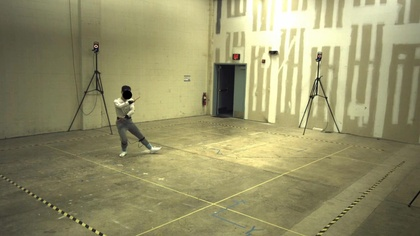
%> input picture im1corrected.jpg, 420 x 236 px, shrunk from 1920 x 1080 before the run
$ octave task4.m   (GNU Octave 9; MATLAB toolbox functions it lacks are replaced by stand-ins)
%> lines starting %> are read from the running program, lines starting %| are printed output that depends on the picture
% 8 Point Algorithm
im = imread('im1corrected.jpg');
%> im is the input picture: size 236x420x3 uint8; mean R, G, B 149.6, 145.9, 105.2
im2 = imread('im2corrected.jpg');
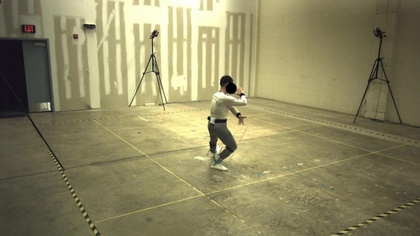
%> input picture im2corrected.jpg, 420 x 236 px, shrunk from 1920 x 1080 before the run
%> im2 is the input picture: size 236x420x3 uint8; mean R, G, B 140.5, 134.7, 97.3

% [32 lines of commented-out code are left out]
load('Task4_points_img1.mat')
load('Task4_points_img2.mat')

% Hartley preconditioning normalizes the points so that
% they have a mean of zero and a standard deviation of one, which
% makes numerical computations more stable.

% Save original x and y coordinates for both images
savx1 = x1; savy1 = y1; savx2 = x2; savy2 = y2;

% Compute the mean of the x and y coordinates for image 1
mux = mean(x1);
muy = mean(y1);
% Compute the average standard deviation for x and y coordinates of image 1
stdxy = (std(x1)+std(y1))/2;
% Create a transformation matrix for image 1 based on the mean and average standard deviation
T1 = [1 0 -mux; 0 1 -muy; 0 0 stdxy]/stdxy;
% Normalize the coordinates for image 1
nx1 = (x1-mux)/stdxy;
ny1 = (y1-muy)/stdxy;

% Repeat the above normalization process for image 2
mux = mean(x2);
muy = mean(y2);
stdxy = (std(x2)+std(y2))/2;
T2 = [1 0 -mux; 0 1 -muy; 0 0 stdxy]/stdxy;
nx2 = (x2-mux)/stdxy;
ny2 = (y2-muy)/stdxy;

% Construct matrix A based on the normalized points which will be used to compute the Fundamental matrix
A = [];
for i=1:length(nx1);
    A(i,:) = [nx1(i)*nx2(i) nx1(i)*ny2(i) nx1(i) ny1(i)*nx2(i) ny1(i)*ny2(i) ny1(i) nx2(i) ny2(i) 1];
end

% Compute the eigenvector associated with the smallest eigenvalue of A' * A. This will be used to shape the Fundamental matrix.
[u,d] = eigs(A' * A,1,'SM');
F = reshape(u,3,3);

% Enforce rank-2 constraint on the Fundamental matrix because it is inherently rank-2
oldF = F;
[U,D,V] = svd(F);
D(3,3) = 0;
F = U * D * V';

% Undo the normalization to obtain the actual Fundamental matrix
F = T2' * F * T1;

% Define a sequence of colors for plotting epipolar lines
colors =  'bgrcmykbgrcmykbgrcmykbgrcmykbgrcmykbgrcmykbgrcmyk';

% Compute and overlay epipolar lines on image 2 based on points from image 1
L = F * [x1' ; y1'; ones(size(x1'))];
[nr,nc,nb] = size(im2);
%> nr = 236; nc = 420; nb = 3
figure(2); clf; imagesc(im2); axis image;
hold on; plot(x2,y2,'*'); hold off
% Plot each epipolar line
for i=1:length(L)
    a = L(1,i); b = L(2,i); c=L(3,i);
    % Determine endpoints of the line segment to plot based on the dominant direction
    % and then plot the line
    if (abs(a) > (abs(b)))
       ylo=0; yhi=nr;
       xlo = (-b * ylo - c) / a;
       xhi = (-b * yhi - c) / a;
       hold on
       h=plot([xlo; xhi],[ylo; yhi]);
       set(h,'Color',colors(i),'LineWidth',2);
       hold off
       drawnow;
    else
       xlo=0; xhi=nc;
       ylo = (-a * xlo - c) / b;
       yhi = (-a * xhi - c) / b;
       hold on
       h=plot([xlo; xhi],[ylo; yhi],'b');
       set(h,'Color',colors(i),'LineWidth',2);
       hold off
       drawnow;
    end
end
%> after the loop, h = -48.19; xlo = 0; ylo = 538.3
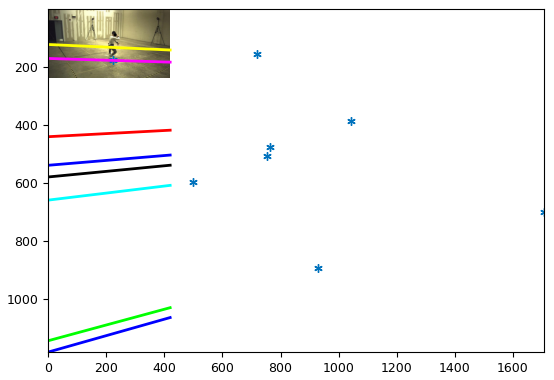
%> figure redrawn from the program's plot data

% Repeat the above process but overlay epipolar lines on image 2 based on points from image 1
L = ([x2' ; y2'; ones(size(x2'))]' * F)' ;
[nr,nc,nb] = size(im);
figure(1); clf; imagesc(im); axis image;
hold on; plot(x1,y1,'*'); hold off
% Plot each epipolar line
for i=1:length(L)
    a = L(1,i); b = L(2,i); c=L(3,i);
    % Determine endpoints of the line segment to plot based on the dominant direction
    % and then plot the line
    if (abs(a) > (abs(b)))
       ylo=0; yhi=nr;
       xlo = (-b * ylo - c) / a;
       xhi = (-b * yhi - c) / a;
       hold on
       h=plot([xlo; xhi],[ylo; yhi],'b');
       set(h,'Color',colors(i),'LineWidth',2);
       hold off
       drawnow;
    else
       xlo=0; xhi=nc;
       ylo = (-a * xlo - c) / b;
       yhi = (-a * xhi - c) / b;
       hold on
       h=plot([xlo; xhi],[ylo; yhi],'b');
       set(h,'Color',colors(i),'LineWidth',2);
       hold off
       drawnow;
    end
end
%> after the loop, h = -96.15; ylo = 399.3
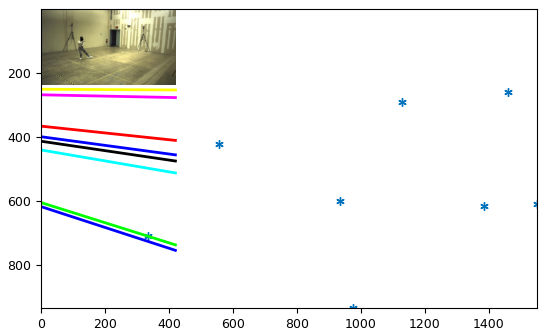
%> figure redrawn from the program's plot data

% Display Fundamental matrix, Scaled by 1000
disp([newline,'Fundamental Matrix * 1000'])
for j=1:3
    for i=1:3
        fprintf('%10g ',10000*F(j,i));
    end
    fprintf('\n');
end
